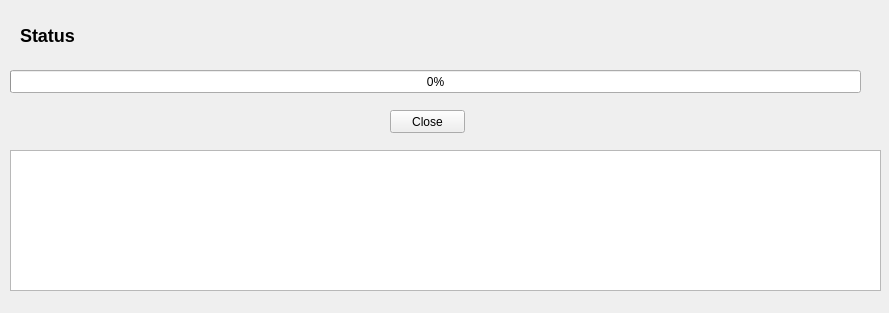
<?xml version="1.0" encoding="UTF-8"?>
<ui version="4.0">
 <class>ApmFirmwareStatus</class>
 <widget class="QWidget" name="ApmFirmwareStatus">
  <property name="geometry">
   <rect>
    <x>0</x>
    <y>0</y>
    <width>889</width>
    <height>313</height>
   </rect>
  </property>
  <property name="windowTitle">
   <string>Form</string>
  </property>
  <widget class="QPushButton" name="closePushButton">
   <property name="geometry">
    <rect>
     <x>390</x>
     <y>110</y>
     <width>75</width>
     <height>23</height>
    </rect>
   </property>
   <property name="text">
    <string>Close</string>
   </property>
  </widget>
  <widget class="QTextBrowser" name="textBrowser">
   <property name="geometry">
    <rect>
     <x>10</x>
     <y>150</y>
     <width>871</width>
     <height>141</height>
    </rect>
   </property>
  </widget>
  <widget class="QLabel" name="label">
   <property name="geometry">
    <rect>
     <x>20</x>
     <y>20</y>
     <width>291</width>
     <height>31</height>
    </rect>
   </property>
   <property name="text">
    <string>&lt;h2&gt;Status&lt;/h2&gt;</string>
   </property>
  </widget>
  <widget class="QProgressBar" name="progressBar">
   <property name="geometry">
    <rect>
     <x>10</x>
     <y>70</y>
     <width>851</width>
     <height>23</height>
    </rect>
   </property>
   <property name="value">
    <number>0</number>
   </property>
  </widget>
 </widget>
 <resources/>
 <connections/>
</ui>
